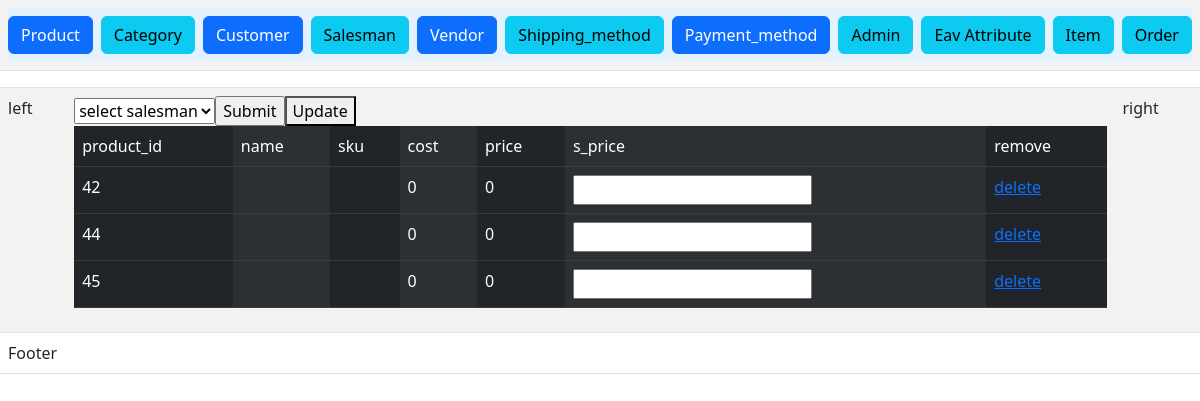
The app's page /index.php?c=salesman_price&a=grid&id=20 with its own data.
### tables this page shows
CREATE TABLE `product` (
  `product_id` int(11) NOT NULL,
  `name` text NOT NULL,
  `cost` int(11) NOT NULL,
  `SKU` varchar(10) NOT NULL,
  `price` decimal(10,0) NOT NULL,
  `quantity` int(100) NOT NULL,
  `description` text NOT NULL,
  `status` tinyint(4) NOT NULL,
  `color` text NOT NULL,
  `material` enum('hard','soft') NOT NULL,
  `created_at` datetime NOT NULL,
  `updated_at` datetime DEFAULT NULL,
  `base_id` int(11) DEFAULT NULL,
  `thumbnail_id` int(11) DEFAULT NULL,
  `small_id` int(11) DEFAULT NULL
);

### Block/Core/Template.php (called while the page is built, shortened)
<?php
class Block_Core_Template extends Model_Core_View
{
	protected $children = [];
	public function getChildren()
	{
		return $this->children;
	}
	public function addChild($key,$value)
	{
		$this->children[$key] = $value;
		return $this;
	}
}
?>

### Model/Core/View.php (called while the page is built, shortened)
<?php
class Model_Core_View
{
	protected $template = null;
	public function setTemplate($template)
	{
		$this->template = $template;
		return $this;
	}
	public function getTemplate()
	{
		return $this->template;
	}
	public function render()
	{
		require "View".DS.$this->getTemplate();
	}
	public function getUrl($controller=null,$action=null,$params=[],$resetParams=false)
	{
		return Ccc::getModel('Core_Url')->getUrl($controller,$action,$params,$resetParams);
	}
}

### Controller/Salesman/Price.php (called while the page is built, shortened)
<?php
class Controller_Salesman_Price extends Controller_Core_Action
{
	public function gridAction()
	{
    	$layout = $this->getLayout();
        	$add = $layout->createBlock('Salesman_Price_Grid');
			$layout->getChild('content')->addChild('content',$add);
			$layout->render();
	}
}
?>

### index.php (called while the page is built, shortened)
<?php
spl_autoload_register(function ($className) {
    $classPath = str_replace('_', '/', $className);
});
class Ccc{
	public static function init()
	{
		$front = new Controller_Core_Front();
		$front->init();
	}
	public static function getModel($className){
		return new $className();
	}
}
Ccc::init();
?>

### Model/Core/Request.php (called while the page is built, shortened)
<?php
class Model_Core_Request{
	public function getParam($key = null, $value = null){
		if ($key == null) {
			return $_GET;
		}
		if (array_key_exists($key,$_GET)) {
			return $_GET[$key];
		}
		  return $value;
	}
}

### Model/Core/Table.php (called while the page is built, shortened)
<?php
class Model_Core_Table
{
	protected $data = [];
	protected $resource = null;
	protected $collection = null;
	public function setResourceClass($resourceClass)
	{
		return $this;
	}
	public function setCollectionClass($collectionClass)
	{
		return $this;
	}
	public function setResource($resource)
	{
		$this->resource = $resource;
		return $this;
	}
	public function getResource()
	{
		if ($this->resource) {
			return $this->resource;
		}
		$resource = new ($this->resourceClass)();
		return $resource;
	}
	public function setCollection($collection)
	{
		$this->collection = $collection;
		return $this;
	}
	public function getCollection()
	{
		if ($this->collection) {
			return $this->collection;
		}
		$collection = new ($this->collectionClass)();
		return $collection;
	}
	public function __get($key)
	{
		if (array_key_exists($key, $this->data)) {
			return $this->data[$key];
		}
		return null;
	}
	public function setData(array $data)
	{
		$this->data =array_merge($this->data,$data) ;
		return $this;
	}
	public function fetchAll($query)
	{
		$result = $this->getResource()->fetchAll($query);
		$collection = $this->getCollection()->setData($result);
		return $collection;
	}
}

### Block/Salesman/Price/Grid.php (called while the page is built, shortened)
<?php
class Block_Salesman_Price_Grid extends Block_Core_Template
{
	public function getCollection()
	{
		$salesmanId = (int)Ccc::getModel('Core_Request')->getParam('id');
		$sql = "SELECT * FROM `salesman` ORDER BY `first_name` ASC";
		$salesmen = Ccc::getModel('Salesman_Price')->fetchAll($sql);
		$query = "SELECT P.*,SP.salesman_price FROM `product` P LEFT JOIN `salesman_price` SP ON P.product_id = SP.product_id AND SP.salesman_id = {$salesmanId}";
		$salesmanPrices = Ccc::getModel('Salesman_Price')->fetchAll($query);
		$s = [$salesmanId,$salesmen,$salesmanPrices];
		return $s;
	}
}
?>

### Model/Core/Table/Resource.php (called while the page is built, shortened)
<?php
class Model_Core_Table_Resource
{
	public function setResourceName($resourceName){
		return $this;
	}
	public function setPrimaryKey($primaryKey){
		return $this;
	}
	public function getAdapter(){
		$adapter = new Model_Core_Adapter();
		return $adapter;
	}
	public function fetchAll($query){
		$result = $this->getAdapter()->fetchAll($query);
		return $result;
	}
}
?>

### Model/Core/Adapter.php (called while the page is built, shortened)
<?php
class Model_Core_Adapter
{
	public $config = [
		'host' => 'localhost',
		'username' => 'root',
		'password' => '',
		'dbname' => 'newmvc-akshayFultariya',
	];
	public function connect(){
		$connect = mysqli_connect(
			$this->config['host'],
			$this->config['username'],
			$this->config['password'],
			$this->config['dbname']
		);
		return $connect;
	}
	public function fetchAll($query){
		$connect = $this->connect();
		$result = mysqli_query($connect,$query);
			return $result->fetch_all(MYSQLI_ASSOC);
	}
}

### Model/Core/Table/Collection.php (called while the page is built, shortened)
<?php
class Model_Core_Table_Collection
{
	protected $data = [];
	public function setData(array $data)
	{
		$this->data =array_merge($this->data,$data) ;
		return $this;
	}
	public function getData()
	{
		return $this->data;
	}
}
?>

### Model/Core/Url.php (called while the page is built, shortened)
<?php
class Model_Core_Url
{
	public function getUrl($controller = null,$action = null,$params = [], $reset  = false)
	{
	   $request = new Model_Core_Request();
	   $final = $request->getParam();
	   if ($controller) {
	   		$final['c'] = $controller;
	   }
	   else{
	   		$final['c'] =$request->getControllerName();
	   }
	   if ($action) {
	   	   $final['a'] = $action;
	   }
	   else{
	   	   $final['a'] = $request->getActionName();
	   }
	   if ($params) {
	   	   $final = array_merge($final,$params);
	   }
	   $queryString = http_build_query($final);
	   $requestUri = trim($_SERVER['REQUEST_URI'],$_SERVER['QUERY_STRING']);
	   $url = $_SERVER['REQUEST_SCHEME'].'://'. $_SERVER['HTTP_HOST'].$requestUri.$queryString;
	   return $url;
	}
}

### View/salesman_price/grid.phtml (the view, shortened to what this page needs)
<?php
$s = $this->getCollection();
$salesmanId = $s[0];
$salesmanPrices = $s[2];
?>
<!DOCTYPE html>
<html>
<head>
	<link href="https://cdn.jsdelivr.net/npm/bootstrap@5.3.0-alpha3/dist/css/bootstrap.min.css" rel="stylesheet">
</head>
<body>
	<?php require_once 'View/html/message.phtml';?>
	<form method="post" action = "<?php echo $this->getUrl('salesman_price', 'update', ['salesman_id' => $salesmanId]);?>">
	<table class="table table-dark table-striped-columns">
		<select>
			<option>select salesman</option>
			<input type="submit" name="save">
		</select>
		<button type="submit" class="add39">Update</button>
		<tr>
			<td>product_id</td>
			<td>name</td>
			<td>sku</td>
			<td>cost</td>
			<td>price</td>
			<td>s_price</td>
			<td>remove</td>
		</tr>
		<?php foreach ($salesmanPrices->getData() as $salesman_price): ?>
		<tr>
			<td><?php echo $salesman_price->product_id ?></td>
			<td><?php echo $salesman_price->name ?></td>
			<td><?php echo $salesman_price->SKU ?></td>
			<td><?php echo $salesman_price->cost ?></td>
			<td><?php echo $salesman_price->price ?></td>
			<td><input type="number" name="s_price[<?php echo $salesman_price->product_id;?>]" value = "<?php echo $salesman_price->salesman_price?>" ></td>
			<td><a href="<?php echo $this->getUrl('salesman_price', 'delete', ['id' => $salesmanId, 'product_id' => $salesman_price->product_id])?>">delete</a>
			</td>
		</tr>
		<?php endforeach ?>
		</table>
</form>
</body>
</html>

### View/html/Content/content.phtml
<?php
$children = $this->getChildren();
foreach ($children as $key => $child) {
	$child->render();
}
?>

### records on screen
product: product_id "42", cost "0", price "0"
product: product_id "44", cost "0", price "0"
product: product_id "45", cost "0", price "0"
